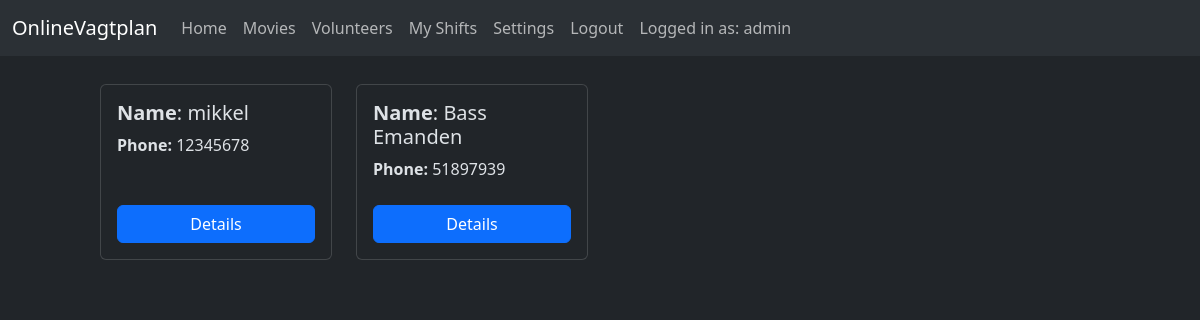
/volunteers/ (signed in), run on the app's committed database.
### shiftbooker/models.py (models this page shows)
class User(AbstractUser):
    registered = models.DateField(
        ("Registration Date"), auto_now=False, auto_now_add=True
    )
    phone = models.CharField(max_length=100)
    shifts_taken = models.IntegerField("Number of shifts taken", default=0)
    objects = CustomUserManager()
    class Meta(AbstractUser.Meta):
        swappable = "AUTH_USER_MODEL"
        permissions = (("can_view_users_shifts", "Can view users and shifts"),)
    def get_absolute_url(self):
        return reverse("volunteer-detail", args=[str(self.id)])

### shiftbooker/views.py (the view)
# urls.py: path("volunteers/", views.VolunteerListView.as_view(), name="volunteers"),
class VolunteerListView(PermissionRequiredMixin, LoginRequiredMixin, generic.ListView):
    permission_required = "shiftbooker.can_view_users_shifts"
    model = get_user_model()
    template_name = "shiftbooker/volunteer_list.html"
    def get_queryset(self):
        queryset = get_user_model().objects.filter(groups__name="volunteer")
        return queryset
    def get_context_data(self, **kwargs):
        context = super().get_context_data(**kwargs)
        context["shifts"] = Shift.objects.all()
        return context

### templates/shiftbooker/volunteer_list.html (shortened to what this page needs)
{% extends "base.html" %}
{% block content %}
<div class="row" style="padding-top:20px;">
  {% for volunteer in user_list %}
  <div class="col-3 mb-4">
    <div class="card" style="height:100%">
      <div class="card-body d-flex flex-column">
        <div class="flex-grow-1 align-self-start">
          <h5 class="card-title">
            <strong>Name</strong>:
            {% if volunteer.first_name and volunteer.last_name %}
            {{ volunteer.first_name }} {{ volunteer.last_name }}
            {% else %}
              {{ volunteer.username }}
            {% endif %}
          </h5>
          <p class="card-text" style="margin-bottom:0px"><strong>Phone:</strong> {{ volunteer.phone }}</p>
        </div>
        <br>
          <a href="{{ volunteer.get_absolute_url }}" class="btn btn-primary mt-auto">Details</a>
        </div>
    </div>
  </div>
  {% empty %}
  <p>There are no volunteers</p>
  {% endfor %}
</div>
</div>
{% endblock %}

### templates/base.html (shortened to what this page needs)
<!DOCTYPE html>
<html lang="en" data-bs-theme="dark">
<head>
    <link href="https://cdn.jsdelivr.net/npm/bootstrap@5.3.2/dist/css/bootstrap.min.css"
      rel="stylesheet"
>
    {% load static %}
    <link rel="stylesheet" href="{% static 'css/styles.css' %}" />
</head>
<body>
    <header>
        {% if user.is_authenticated %}
        <nav class="navbar navbar-expand-lg bg-body-tertiary">
            <div class="container-fluid">
                <a class="navbar-brand" href="{% url 'index' %}">OnlineVagtplan</a>
                <div class="collapse navbar-collapse" id="navbarNav">
                <ul class="navbar-nav">
                    <li class="nav-item">
                    <a class="nav-link" aria-current="page" href="{% url 'index' %}">Home</a>
                    </li>
                    <li class="nav-item">
                    <a class="nav-link" href="{% url 'movies' %}">Movies</a>
                    </li>
                    {% if perms.shiftbooker.can_view_users_shifts %}
                    <li class="nav-item">
                    <a class="nav-link" href="{% url 'volunteers' %}">Volunteers</a>
                    </li>
                    {% endif %}
                    <li class="nav-item">
                    <a class="nav-link" href="{% url 'volunteer-detail' pk=user.id %}">My Shifts</a>
                    </li>
                    <li class="nav-item">
                    <a class="nav-link" href="#" onclick="alert('There IS no settings')">Settings </a>
                    </li>
                    {% if user.is_authenticated %}
                    <li class="nav-item"><a class="nav-link" href="{% url 'logout' %}?next={{ request.path }}">Logout</a></li>
                    <li class="nav-item">
                    <a class="nav-link" href="#">Logged in as: {{ user.get_username }}</a>
                    </li>
                    {% endif %}
                </ul>
                </div>
            </div>
        </nav>
        {% endif %}
    </header>
    <div style="padding-left:100px; padding-right: 100px;">
    <main>
        {% block content %}{% endblock %}
</body>
</html>

### data on the page
User: get_username "admin"
User: username "mikkel", phone "12345678"
User: first_name "Bass", last_name "Emanden", phone "51897939"
